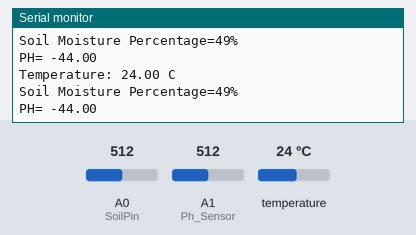
This sketch was run on a simulated Arduino Uno, built with avr-gcc and run on an emulated ATmega328P. On the bench: the last lines printed to the serial monitor. The test bench sets the inputs (shaded band); at power-on: temperature 24 °C, A0 (SoilPin) = 512, A1 (Ph_Sensor) = 512.

Above: at 3.3 s.
3.4 s: temperature set to 12 °C
At 5.2 s:
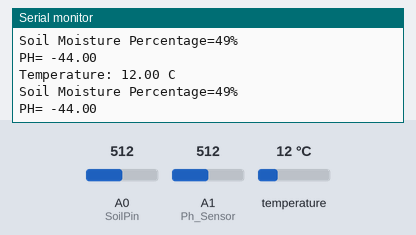
5.9 s: A0 (SoilPin) set to 716
At 6.5 s:
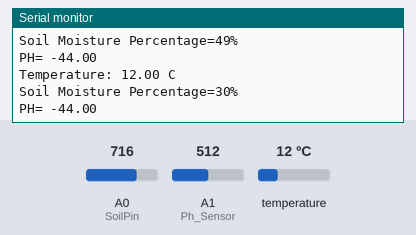
8.4 s: A1 (Ph_Sensor) set to 716
At 10.3 s:
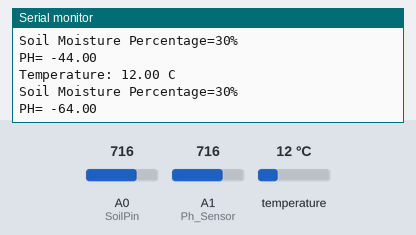
10.9 s: temperature set to 19 °C
At 12.8 s:
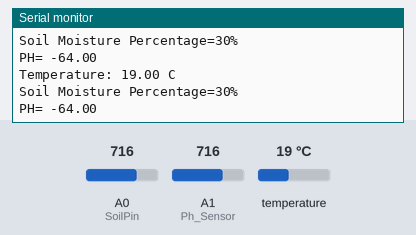
13.4 s: A0 (SoilPin) set to 900
At 15.5 s:
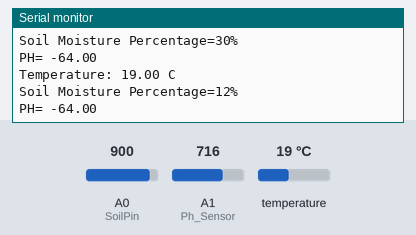
15.9 s: A1 (Ph_Sensor) set to 900
At 18.0 s:
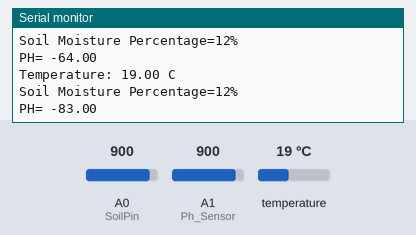
Timing chart, 0 to 19.4 s (numbered marks = the images above; inputs shaded):
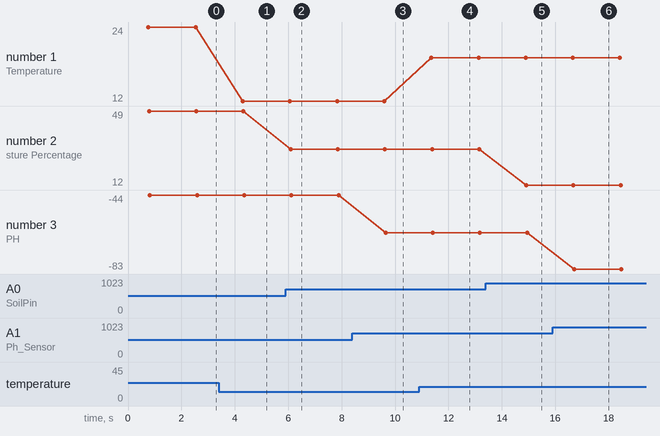

Measured:
- after the input at 3.4 s, the serial monitor: prints a new line after 0.90 s (image 1)
- after the input at 5.9 s, the serial monitor: prints a new line after 0.19 s (image 2)
- after the input at 8.4 s, the serial monitor: prints a new line after 1.3 s (image 3)
- after the input at 10.9 s, the serial monitor: prints a new line after 0.46 s (image 4)
- after the input at 13.4 s, the serial monitor: prints a new line after 1.5 s (image 5)
- after the input at 15.9 s, the serial monitor: prints a new line after 0.81 s (image 6)
- plotted number 1: 24 → 12 after the input at 3.4 s, 12 → 19 after the input at 10.9 s
- plotted number 2: 49 → 30 after the input at 5.9 s, 30 → 12 after the input at 13.4 s

The sketch:

soil.ino
```cpp
#include <OneWire.h>
#include <DallasTemperature.h>
#define ONE_WIRE_BUS 2
OneWire oneWire(ONE_WIRE_BUS);
DallasTemperature sensors(&oneWire);


#define SoilPin A0
int SoilValue = 0;
int percentage =0;

#define Ph_Sensor A1
float Ph_value = 0;

void setup()
{
  Serial.begin(9600);
  sensors.begin();
  pinMode(Ph_Sensor,INPUT);
}

void loop()
{
  sensors.requestTemperatures();
  Serial.print("Temperature: ");
  Serial.print(sensors.getTempCByIndex(0));
  Serial.println(" C");

  SoilValue = analogRead(SoilPin);
  percentage = map(SoilValue,1023,0,0,100);
  Serial.print("Soil Moisture Percentage=");
  Serial.print(percentage);
  Serial.println("%");

  Ph_value = analogRead(Ph_Sensor);
  Ph_value = map(Ph_value ,0 ,40 ,7 ,3) ;
  //Ph_value = (Ph_value - 122)/-14 ;
  Serial.print("PH= ");
  Serial.println(Ph_value);

  delay(1000);
}
```
